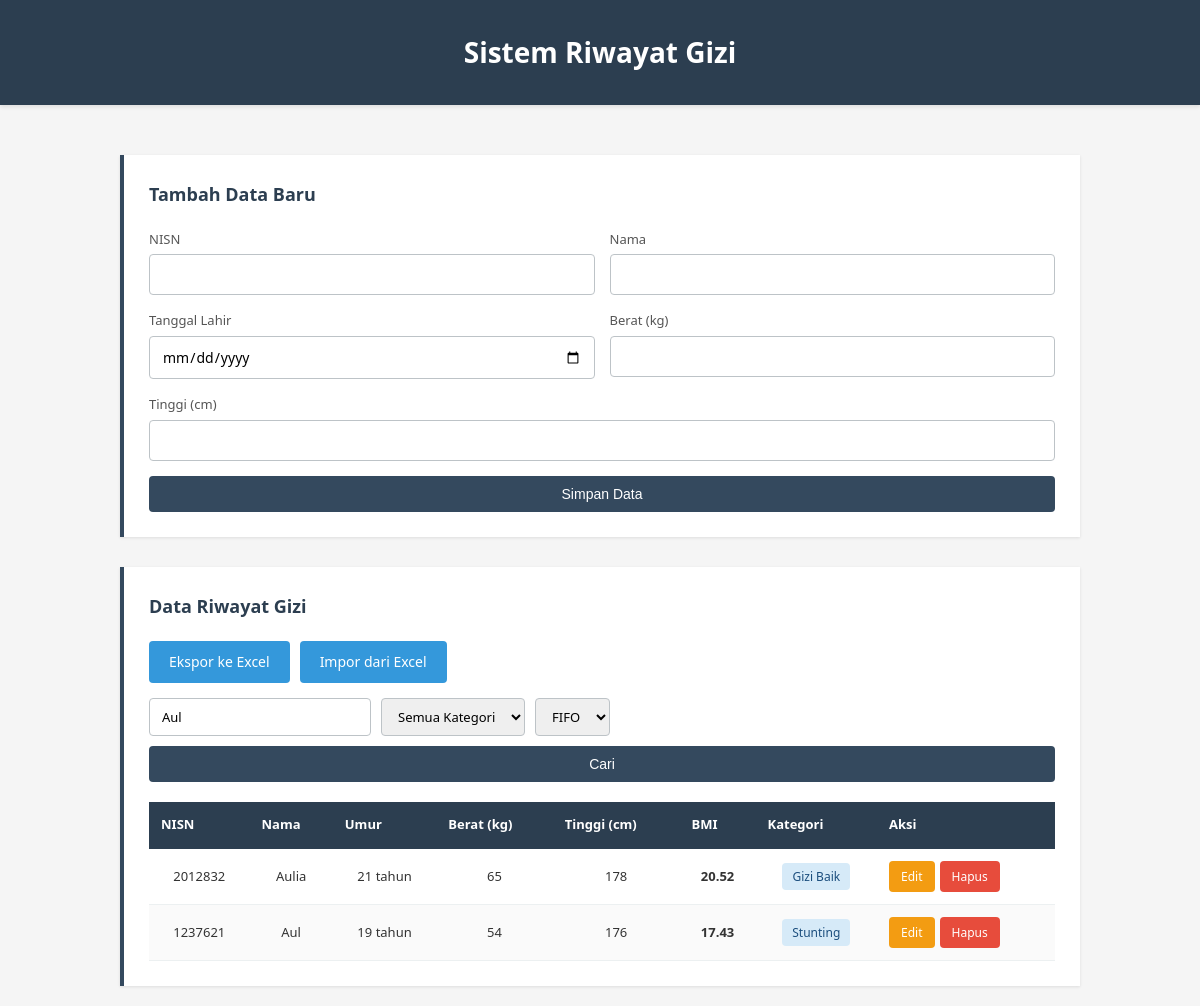
/index.php?cari=Aul, run on the app's committed database.
### tables this page shows
CREATE TABLE `riwayat_gizi` (
  `id` int NOT NULL AUTO_INCREMENT,
  `nisn` int NOT NULL,
  `nama` varchar(100) DEFAULT NULL,
  `tanggal` date DEFAULT NULL,
  `berat` float DEFAULT NULL,
  `tinggi` float DEFAULT NULL,
  `bmi` float DEFAULT NULL,
  `kategori` varchar(50) DEFAULT NULL,
  PRIMARY KEY (`id`)
);

### index.php (the view, shortened to what this page needs)
<?php include 'koneksi.php'; ?>
<!DOCTYPE html>
<html lang="id">
<head>
    <link rel="stylesheet" href="style.css">
</head>
<body>
    <header>
        <h1>Sistem Riwayat Gizi</h1>
    </header>
    <div class="container">
        <div class="form-container">
            <h2>Tambah Data Baru</h2>
            <form action="tambah.php" method="POST">
                <div class="form-row">
                    <div class="form-group">
                        <label for="nisn">NISN</label>
                        <input type="number" id="nisn" name="nisn" required>
                    </div>
                    <div class="form-group">
                        <label for="nama">Nama</label>
                        <input type="text" id="nama" name="nama" required>
                    </div>
                </div>
                <div class="form-row">
                    <div class="form-group">
                        <label for="tanggal">Tanggal Lahir</label>
                        <input type="date" id="tanggal" name="tanggal" required>
                    </div>
                    <div class="form-group">
                        <label for="berat">Berat (kg)</label>
                        <input type="number" id="berat" name="berat" step="0.1" required>
                    </div>
                </div>
                <div class="form-row full">
                    <div class="form-group">
                        <label for="tinggi">Tinggi (cm)</label>
                        <input type="number" id="tinggi" name="tinggi" step="0.1" required>
                    </div>
                </div>
                <button type="submit" class="btn-primary">Simpan Data</button>
            </form>
        </div>
        <div class="table-container">
            <h2>Data Riwayat Gizi</h2>
            <div class="btn-group">
                <a href="export.php" class="btn btn-success">Ekspor ke Excel</a>
                <a href="import.php" class="btn btn-info">Impor dari Excel</a>
            </div>
            <form method="GET" class="filter-section">
                <input type="text" name="cari" value="<?= htmlspecialchars($_GET['cari'] ?? '') ?>" placeholder="Cari nama...">
                <select name="kategori">
                    <option value="">Semua Kategori</option>
                </select>
                <select name="mode">
                    <option value="FIFO" <?= ($_GET['mode'] ?? 'FIFO') === 'FIFO' ? 'selected' : '' ?>>FIFO</option>
                </select>
                <button type="submit" class="btn btn-primary">Cari</button>
            </form>
            <table>
                <thead>
                    <tr>
                        <th>NISN</th>
                        <th>Nama</th>
                        <th>Umur</th>
                        <th>Berat (kg)</th>
                        <th>Tinggi (cm)</th>
                        <th>BMI</th>
                        <th>Kategori</th>
                        <th>Aksi</th>
                    </tr>
                </thead>
                <tbody>
                    <?php
                    $cari = $_GET['cari'] ?? '';
                    $mode = $_GET['mode'] ?? 'FIFO';
                    $query = "SELECT * FROM riwayat_gizi WHERE 1=1";
                    if (!empty($cari)) {
                        $cari = mysqli_real_escape_string($conn, $cari);
                        $query .= " AND nama LIKE '%$cari%'";
                    }
                    if ($mode == "LIFO") {
                        $query .= " ORDER BY id DESC";
                    } else {
                        $query .= " ORDER BY id ASC";
                    }
                    $result = mysqli_query($conn, $query);
                    while ($row = mysqli_fetch_assoc($result)) {
                        $badgeClass = 'badge-primary';
                        if ($row['kategori'] == "Stunting") $badgeClass = 'badge-primary';
                        elseif ($row['kategori'] == "Gizi Baik") $badgeClass = 'badge-success';
                        elseif ($row['kategori'] == "Obesitas") $badgeClass = 'badge-danger';
                        $birthDate = new DateTime($row['tanggal']);
                        $today = new DateTime();
                        $age = $today->diff($birthDate)->y;
                        echo "<tr>
                            <td>{$row['nisn']}</td>
                            <td>{$row['nama']}</td>
                            <td>{$age} tahun</td>
                            <td>{$row['berat']}</td>
                            <td>{$row['tinggi']}</td>
                            <td><strong>{$row['bmi']}</strong></td>
                            <td><span class='badge {$badgeClass}'>{$row['kategori']}</span></td>
                            <td>
                                <div class='action-buttons'>
                                    <a href='edit.php?id={$row['id']}' class='btn btn-warning btn-sm'>Edit</a>
                                    <a href='hapus.php?id={$row['id']}' class='btn btn-danger btn-sm' onclick=\"return confirm('Yakin ingin menghapus data ini?')\">Hapus</a>
                                </div>
                            </td>
                        </tr>";
                    }
                    ?>
                </tbody>
            </table>
        </div>
    </div>
</body>
</html>

### style.css (style rules this page uses)
* { margin: 0; padding: 0; box-sizing: border-box; }
body { font-family: 'Segoe UI', Tahoma, Geneva, Verdana, sans-serif; background-color: #f5f5f5; color: #333; line-height: 1.6; }
.container { max-width: 1000px; margin: 0 auto; padding: 20px; }
header { background-color: #2c3e50; color: white; padding: 30px 0; margin-bottom: 30px; text-align: center; box-shadow: 0 2px 4px rgba(0, 0, 0, 0.1); }
header h1 { font-size: 28px; font-weight: 600; }
.form-container { background-color: white; padding: 25px; margin-bottom: 30px; border-left: 4px solid #34495e; box-shadow: 0 1px 3px rgba(0, 0, 0, 0.1); }
.form-container h2 { font-size: 18px; margin-bottom: 20px; color: #2c3e50; font-weight: 600; }
.form-row { display: grid; grid-template-columns: 1fr 1fr; gap: 15px; margin-bottom: 15px; }
.form-row.full { grid-template-columns: 1fr; }
.form-group { display: flex; flex-direction: column; }
label { font-size: 13px; font-weight: 500; margin-bottom: 5px; color: #555; }
input[type="text"], input[type="email"], input[type="number"], input[type="date"], select, textarea { padding: 10px 12px; border: 1px solid #bdc3c7; border-radius: 4px; font-size: 14px; font-family: inherit; transition: border-color 0.3s; }
button, .btn { padding: 10px 20px; border: none; border-radius: 4px; font-size: 14px; font-weight: 500; cursor: pointer; transition: background-color 0.3s; text-decoration: none; display: inline-block; }
.btn-primary, button[type="submit"] { background-color: #34495e; color: white; width: 100%; }
.btn-success { background-color: #3498db; color: white; }
.btn-info { background-color: #3498db; color: white; }
.btn-warning { background-color: #f39c12; color: white; }
.btn-danger { background-color: #e74c3c; color: white; }
.btn-sm { padding: 6px 12px; font-size: 12px; }
.btn-group { display: flex; gap: 10px; margin-bottom: 15px; }
.table-container { background-color: white; padding: 25px; border-left: 4px solid #34495e; box-shadow: 0 1px 3px rgba(0, 0, 0, 0.1); }
.table-container h2 { font-size: 18px; margin-bottom: 20px; color: #2c3e50; font-weight: 600; }
.filter-section { margin-bottom: 20px; display: flex; gap: 10px; flex-wrap: wrap; }
.filter-section input, .filter-section select { padding: 8px 12px; font-size: 13px; }
table { width: 100%; border-collapse: collapse; margin-top: 15px; }
table thead { background-color: #34495e; color: white; }
table th { padding: 12px; text-align: left; font-weight: 600; font-size: 13px; border-bottom: 2px solid #2c3e50; }
table td { padding: 12px; border-bottom: 1px solid #ecf0f1; font-size: 13px; }
table tbody tr:nth-child(even) { background-color: #fafafa; }
.badge { display: inline-block; padding: 4px 10px; border-radius: 4px; font-size: 12px; font-weight: 500; }
.badge-primary { background-color: #d6eaf8; color: #1a4d7d; }
.badge-success { background-color: #d6eaf8; color: #1a4d7d; }
.action-buttons { display: flex; gap: 5px; }
th { background: #2c3e50; color: white; }
td, th { padding: 10px; text-align: center; }

### data on the page
riwayat_gizi: nisn "2012832", nama "Aulia", berat "65", tinggi "178", bmi "20.52", kategori "Gizi Baik"
riwayat_gizi: nisn "1237621", nama "Aul", berat "54", tinggi "176", bmi "17.43", kategori "Stunting"
